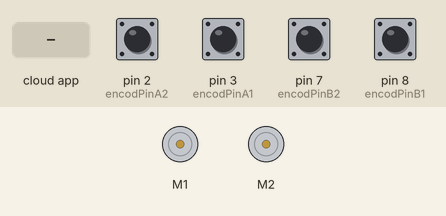
A sketch run on a simulated Arduino Uno, built with avr-gcc and run on an emulated ATmega328P. On the bench: 2 × DC motor (green arrow = forward, orange = backward, longer = faster). Inputs (shaded band) come from the test bench; at power-on: pin 2 (encodPinA2), pin 3 (encodPinA1), pin 7 (encodPinB2), pin 8 (encodPinB1) HIGH. The ROS host is connected and sends only what is stated.

Above: at 1.2 s.
1.3 s: the phone or cloud app sets angular.z to -100
At 3.26 s:
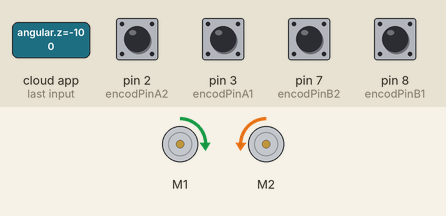
4.3 s: the phone or cloud app sets linear.x to -100
5.8 s: pin 2 (encodPinA2) pulled LOW for 0.15 s
At 7.0 s:
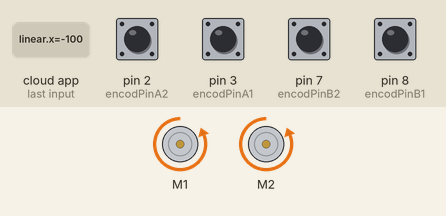
7.4 s: pin 3 (encodPinA1) pulled LOW for 0.15 s
At 8.3 s:
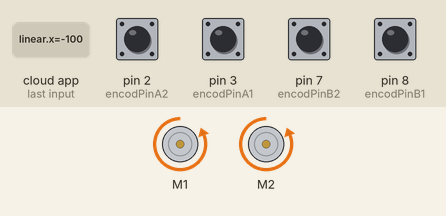
9.0 s: the phone or cloud app sets linear.x to 0
At 9.16 s:
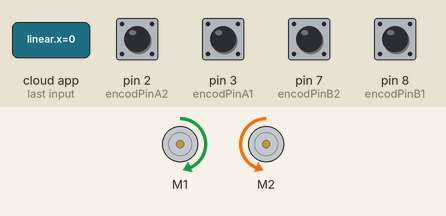
12.0 s: the phone or cloud app sets angular.z to 0
At 12.4 s:
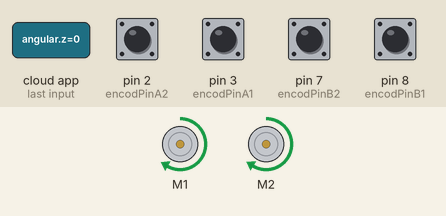
Timing chart, 0 to 14.5 s (numbered marks = the images above; inputs shaded):
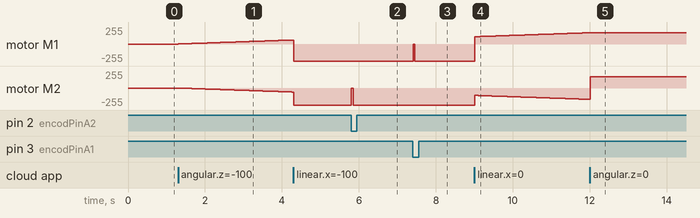

The sketch:

motor_controller_v1.ino
```cpp
// Test MD03a / Pololu motor with encoder
// speed control (PI), V & I display
// Credits:
//   Dallaby   http://letsmakerobots.com/node/19558#comment-49685
//   Bill Porter  http://www.billporter.info/?p=286
//   bobbyorr (nice connection diagram) http://forum.pololu.com/viewtopic.php?f=15&t=1923

//ROS headers
#if (ARDUINO >= 100)
 #include <Arduino.h>
#else
 #include <WProgram.h>
#endif
#include <ros.h>
#include <geometry_msgs/Twist.h>
#include <ros/time.h>
#include <tf/tf.h>
#include <tf/transform_broadcaster.h>
#include <nav_msgs/Odometry.h>

//Motor Shield headers
#include <Wire.h>
#include <Adafruit_MotorShield.h>
#include "utility/Adafruit_PWMServoDriver.h"

#define encodPinA1      3     // encoder A pin
#define encodPinB1      8     // encoder B pin
#define encodPinA2      2
#define encodPinB2      7
#define LOOPTIME        50   // PID loop time(ms)
#define encoder_pulse   26
#define gear_ratio      20
#define wheel_diameter  0.065 //m
#define wheel_width     27
#define axis_length     0.21  //m
#define max_RPM         298
#define pi              3.14159265

// Create the motor shield object with the default I2C address
Adafruit_MotorShield AFMS = Adafruit_MotorShield();
// Select which 'port' M1, M2, M3 or M4. In this case, M1
Adafruit_DCMotor *motor1 = AFMS.getMotor(1);
Adafruit_DCMotor *motor2 = AFMS.getMotor(2);

unsigned long lastMilli = 0;       // loop timing
unsigned long lastMilliPrint = 0;
unsigned long lastMilliPub = 0;
int rpm_req1 = 0;
int rpm_req2 = 0;
int rpm_act1 = 0;
int rpm_act2 = 0;
int direction1 = FORWARD;
int direction2 = FORWARD;
int PWM_val1 = 0;                  // (25% = 64; 50% = 127; 75% = 191; 100% = 255)
int PWM_val2 = 0;
volatile long count1 = 0;          // rev counter
volatile long count2 = 0;
float Kp =   1;                    // PID proportional control Gain
float Kd =   0.5;                    // PID Derivitave control gain
float x_pos = 0.0;
float y_pos = 0.0;
float theta = 0.0;
char base_link[] = "/base_link";
char odom[] = "/odom";

ros::NodeHandle nh;

void handle_cmd( const geometry_msgs::Twist& cmd_msg) {
  float x = cmd_msg.linear.x;
  float z = cmd_msg.angular.z;
  if (z == 0) {     // go straight
    // convert m/s to rpm
    rpm_req1 = x*60/(pi*wheel_diameter);
    rpm_req2 = rpm_req1;
  }
  else if (x == 0) {
    // convert rad/s to rpm
    rpm_req2 = z*axis_length*60/(2*pi*2);
    rpm_req1 = -rpm_req2;
  }
  else {
    rpm_req2 = x*60/(pi*wheel_diameter)-z*axis_length*60/(2*pi*2);
    rpm_req1 = x*60/(pi*wheel_diameter)+z*axis_length*60/(2*pi*2);
  }
  if (rpm_req1 >= 0) direction1 = FORWARD;
  else direction1 = BACKWARD;
  if (rpm_req2 >= 0) direction2 = FORWARD;
  else direction2 = BACKWARD;
}

ros::Subscriber<geometry_msgs::Twist> sub("cmd_vel", handle_cmd);
geometry_msgs::TransformStamped t;
tf::TransformBroadcaster broadcaster;
nav_msgs::Odometry odom_msg;
ros::Publisher odom_pub("odom", &odom_msg);
ros::Time current_time;
ros::Time last_time;

void setup() {
 Serial.begin(57600);
 AFMS.begin();  // create with the default frequency 1.6KHz

 nh.initNode();
 //nh.getHardware()->setBaud(115200);
 nh.subscribe(sub);
 nh.advertise(odom_pub);
 broadcaster.init(nh);

 pinMode(encodPinA1, INPUT);
 pinMode(encodPinB1, INPUT);
 digitalWrite(encodPinA1, HIGH);                // turn on pullup resistor
 digitalWrite(encodPinB1, HIGH);
 attachInterrupt(1, rencoder1, FALLING);

 pinMode(encodPinA2, INPUT);
 pinMode(encodPinB2, INPUT);
 digitalWrite(encodPinA2, HIGH);                // turn on pullup resistor
 digitalWrite(encodPinB2, HIGH);
 attachInterrupt(0, rencoder2, FALLING);
}

void loop() {

  nh.spinOnce();
  unsigned long time = millis();
  if(time-lastMilli>= LOOPTIME)   {      // enter tmed loop
    getMotorData(time-lastMilli);                             // calculate speed, volts and Amps
    PWM_val1 = updatePid1(PWM_val1, rpm_req1, rpm_act1); // compute PWM value
    PWM_val2 = updatePid2(PWM_val2, rpm_req2, rpm_act2); // compute PWM value
    motor1->setSpeed(PWM_val1);                 // send PWM to motor
    motor2->setSpeed(PWM_val2);
    motor1->run(direction1);
    motor2->run(direction2);
    lastMilli = time;
  }
  if(time-lastMilliPub >= LOOPTIME*10) {
    publishOdom(time-lastMilliPub);
    lastMilliPub = time;
  }
 //printMotorInfo();                          // display data
}

void getMotorData(unsigned long time)  {      // calculate speed, volts and Amps
 static long countAnt1 = 0;                   // last count
 static long countAnt2 = 0;
 rpm_act1 = ((count1 - countAnt1)*(60*(1000/time)))/(encoder_pulse*gear_ratio);
 rpm_act2 = ((count2 - countAnt2)*(60*(1000/time)))/(encoder_pulse*gear_ratio);
 countAnt1 = count1;
 countAnt2 = count2;
}

int updatePid1(int command, int targetValue, int currentValue) {
float pidTerm = 0;                            // PID correction
int error=0;
static int last_error1=0;
 error = abs(targetValue) - abs(currentValue);
 pidTerm = (Kp * error) + (Kd * (error - last_error1));
 last_error1 = error;
 return constrain(command + int(pidTerm), 0, 255);
}

int updatePid2(int command, int targetValue, int currentValue) {
float pidTerm = 0;                            // PID correction
int error=0;
static int last_error2=0;
 error = abs(targetValue) - abs(currentValue);
 pidTerm = (Kp * error) + (Kd * (error - last_error2));
 last_error2 = error;
 return constrain(command + int(pidTerm), 0, 255);
}

void publishOdom(unsigned long time) {
  double dx = 0.0;
  double dy = 0.0;
  double dxy_ave = 0.0;
  double dth = 0.0;
  double dt = 0.0;
  int signed_rpm_act1 = 0;
  int signed_rpm_act2 = 0;

  if(direction1 == FORWARD) signed_rpm_act1 = rpm_act1;
  else signed_rpm_act1 = -rpm_act1;

  if(direction2 == FORWARD) signed_rpm_act2 = rpm_act2;
  else signed_rpm_act2 = -rpm_act2;

  dt = (double)time/1000; //ms to s
  current_time = nh.now();
  dxy_ave = (signed_rpm_act1+signed_rpm_act2)*dt*wheel_diameter*pi/(60*2);
  dth = (signed_rpm_act1-signed_rpm_act2)*dt*wheel_diameter*pi/(60*axis_length);
  dx = cos(dth) * dxy_ave;
  dy = -sin(dth) * dxy_ave;
  x_pos += (cos(theta) * dx - sin(theta) * dy);
  y_pos += (sin(theta) * dx + cos(theta) * dy);
  theta += dth;

  geometry_msgs::Quaternion odom_quat = tf::createQuaternionFromYaw(theta);
  t.header.frame_id = odom;
  t.child_frame_id = base_link;
  t.transform.translation.x = x_pos;
  t.transform.translation.y = y_pos;
  t.transform.translation.z = 0.0;
  t.transform.rotation = odom_quat;
  t.header.stamp = current_time;

  broadcaster.sendTransform(t);

  odom_msg.header.stamp = current_time;
  odom_msg.header.frame_id = odom;
  odom_msg.pose.pose.position.x = x_pos;
  odom_msg.pose.pose.position.y = y_pos;
  odom_msg.pose.pose.position.z = 0.0;
  odom_msg.pose.pose.orientation = odom_quat;
  odom_msg.child_frame_id = base_link;
  odom_msg.twist.twist.linear.x = dxy_ave/dt;
  odom_msg.twist.twist.linear.y = 0.0;
  odom_msg.twist.twist.linear.z = 0.0;
  odom_msg.twist.twist.angular.z = dth/dt;
  odom_pub.publish(&odom_msg);
}

void printMotorInfo()  {                                                      // display data
 if((millis()-lastMilliPrint) >= 1000)   {
   lastMilliPrint = millis();
   Serial.print("required RPM:");   Serial.print(rpm_req1);
   Serial.println("");
   Serial.print("  motor1 RPM:");   Serial.print(rpm_act1);
   Serial.println("");
   Serial.print("  motor1 PWM:");   Serial.print(PWM_val1);
   Serial.println("");
   Serial.print("  motor2 RPM:");   Serial.print(rpm_act2);
   Serial.println("");
   Serial.print("  motor2 PWM:");   Serial.print(PWM_val2);
   Serial.println("");
   Serial.println("-------------");
 }
}

void rencoder1()  {                                 // pulse and direction, direct port reading to save cycles
 if (PINB & 0b00000001)    count1--;                // if(digitalRead(encodPinB1)==HIGH)   count ++;
 else                      count1++;                // if (digitalRead(encodPinB1)==LOW)   count --;                    count2--;                // if (digitalRead(encodPinB2)==LOW)   count --;
}

void rencoder2()  {                                 // pulse and direction, direct port reading to save cycles                  count1--;                // if (digitalRead(encodPinB1)==LOW)   count --;
 if (PIND & 0b10000000)    count2--;                // if(digitalRead(encodPinB2)==HIGH)   count ++;
 else                      count2++;                // if (digitalRead(encodPinB2)==LOW)   count --;
}
```

Measured:
- after the input at 1.3 s, motor M1: moves from stopped to forward 60/255 over 3.0 s, starting at once; motor M2: moves from stopped to backward 60/255 over 3.0 s, starting at once
- after the input at 5.8 s, motor M2: backward 255/255 → stopped at once, → backward 255/255 0.05 s later
- after the input at 7.4 s, motor M1: backward 255/255 → stopped at once, → backward 255/255 0.05 s later
- after the input at 9.0 s, motor M1: moves from backward 255/255 to forward 169/255 over 3.0 s, starting at once
- after the input at 12.0 s, motor M1: stays forward 169/255 (without the input it goes to forward 170/255 after 0.01 s)
